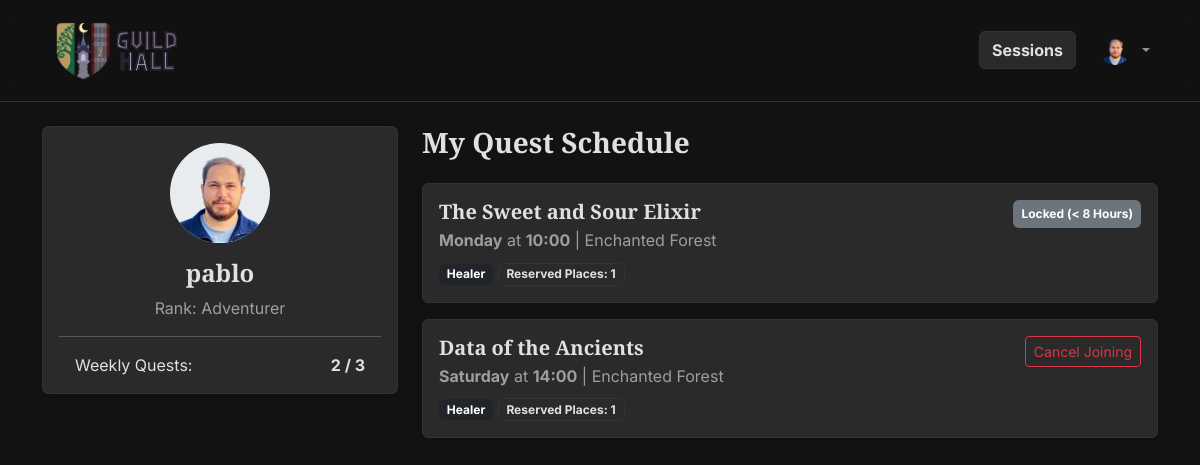
/profile (signed in), run on the app's committed database.
### tables this page shows
CREATE TABLE "users" (
	"UId"	INTEGER,
	"username"	TEXT NOT NULL UNIQUE,
	"password_hash"	TEXT NOT NULL,
	"role"	TEXT NOT NULL,
	"avatar_filename"	TEXT,
	PRIMARY KEY("UId" AUTOINCREMENT)
);

CREATE TABLE "participations" (
	"PId"	INTEGER,
	"SId"	INTEGER NOT NULL,
	"UId"	INTEGER NOT NULL,
	"party_role"	TEXT NOT NULL,
	"places_reserved"	INTEGER NOT NULL,
	PRIMARY KEY("PId" AUTOINCREMENT),
	FOREIGN KEY("SId") REFERENCES "sessions"("SId"),
	FOREIGN KEY("UId") REFERENCES "users"("UId")
);

CREATE TABLE "quests" (
	"QId"	INTEGER,
	"title"	TEXT NOT NULL,
	"duration"	INTEGER NOT NULL,
	"quest_type"	TEXT NOT NULL,
	"difficulty"	TEXT NOT NULL,
	"description"	TEXT,
	"image_filename"	TEXT,
	PRIMARY KEY("QId" AUTOINCREMENT)
);

### app.py (the view)
@app.route('/profile')
@login_required
def profile():
    if current_user.role != AD:
        flash("Guild Masters have a different dashboard.", "info")
        return redirect(url_for('index')) # We will point this to GM Dashboard later
    raw_participations = db.get_user_participations(current_user.UId)
    participations = []
    for row in raw_participations:
        part_dict = dict(row)
        part_dict['is_modifiable'] = util.can_modify_session(
            row['day'], row['start_time'], SIMULATED_DAY, SIMULATED_TIME
        )
        participations.append(part_dict)
    return render_template('adventurer_profile.html', participations=participations)

### app.py (called while the page is built)
@login_manager.user_loader
def load_user(user_id):
    return db.get_user_by_id(user_id)

### db.py (called while the page is built)
def get_db_connection():
    conn = sqlite3.connect('database.db')
    conn.row_factory = sqlite3.Row
    return conn

def get_user_by_id(uid):
    conn = get_db_connection()
    cursor = conn.cursor()
    query = 'SELECT * FROM users WHERE UId = ?'
    cursor.execute(query, (uid,))
    user_row = cursor.fetchone()
    conn.close()
    if user_row:
        return User(id=user_row['UId'],
                    username=user_row['username'],
                    role=user_row['role'],
                    avatar_filename=user_row['avatar_filename'])
    return None

def get_user_participations(user_id):
    conn = get_db_connection()
    query = '''
        SELECT p.PId as participation_id, p.party_role, p.places_reserved,
               s.SId as session_id, s.day, s.start_time, s.location,
               q.title, q.duration, q.quest_type
        FROM participations p
        JOIN sessions s ON p.SId = s.SId
        JOIN quests q ON s.QId = q.QId
        WHERE p.UId = ?
        ORDER BY
        CASE s.day
            WHEN 'Monday' THEN 1
            WHEN 'Tuesday' THEN 2
            WHEN 'Wednesday' THEN 3
            WHEN 'Thursday' THEN 4
            WHEN 'Friday' THEN 5
            WHEN 'Saturday' THEN 6
            WHEN 'Sunday' THEN 7
        END, s.start_time ASC
    '''
    participations = conn.execute(query, (user_id,)).fetchall()
    conn.close()
    return participations

### util.py (called while the page is built)
def get_total_hours(day_str, time_str):
    days = {
        "Monday": 0, "Tuesday": 1, "Wednesday": 2, "Thursday": 3,
        "Friday": 4, "Saturday": 5, "Sunday": 6
    }
    hours, minutes = map(int, time_str.split(':'))
    return (days[day_str] * 24) + hours + (minutes / 60.0)

def can_modify_session(session_day, session_time, current_day, current_time):
    session_total = get_total_hours(session_day, session_time)
    current_total = get_total_hours(current_day, current_time)
    return (session_total - current_total) > 8

### templates/adventurer_profile.html
{% extends 'base.html' %}
{% block content %}
<div class="row">
    <div class="col-md-4 mb-4">
        <div class="card shadow-sm">
            <div class="card-body text-center">
                {% if current_user.avatar_filename %}
                        <img src="{{ url_for('static', filename='images/avatars/' + current_user.avatar_filename) }}" alt="Avatar" class="rounded-circle mb-3 avatar">
                    {% else %}
                        <img src="{{ url_for('static', filename='images/avatars/davatar.jpg') }}" alt="Default Avatar" class="rounded-circle shadow-sm border avatar">
                    {% endif %}
                <h4 class="card-title">{{ current_user.username }}</h4>
                <p class="text-muted mb-1">Rank: Adventurer</p>
                <hr>
                <div class="d-flex justify-content-between px-3">
                    <span>Weekly Quests:</span>
                    <strong>{{ participations|length }} / 3</strong>
                </div>
            </div>
        </div>
    </div>
    <div class="col-md-8">
        <h3 class="mb-4">My Quest Schedule</h3>
        {% if participations %}
            <div class="row row-cols-1 g-3">
                {% for p in participations %}
                    <div class="col">
                        <div class="card shadow-sm border-start border-4 {% if p.is_modifiable %}border-success{% else %}border-secondary{% endif %}">
                            <div class="card-body">
                                <div class="d-flex justify-content-between align-items-start">
                                    <div>
                                        <h5 class="card-title mb-1">{{ p.title }}</h5>
                                        <p class="text-muted mb-2">
                                            <strong>{{ p.day }}</strong> at <strong>{{ p.start_time }}</strong> | {{ p.location }}
                                        </p>
                                        <div class="mt-2">
                                            <span class="badge bg-dark">{{ p.party_role }}</span>
                                            <span class="badge bg-light text-dark border">Reserved Places: {{ p.places_reserved }}</span>
                                        </div>
                                    </div>
                                    <div class="text-end">
                                        {% if p.is_modifiable %}
                                            <form action="{{ url_for('cancel_booking', participation_id=p.participation_id) }}" method="POST" class="d-inline" onsubmit="return confirm('Are you sure you want to cancel your place in this quest?');">
                                                <button type="submit" class="btn btn-outline-danger btn-sm">Cancel Joining</button>
                                            </form>
                                            {% else %}
                                            <span class="badge bg-secondary p-2">Locked (< 8 Hours)</span>
                                        {% endif %}
                                    </div>
                                </div>
                            </div>
                        </div>
                    </div>
                {% endfor %}
            </div>
        {% else %}
            <div class="alert alert-info">
                You have not joined any quests this week. <a href="{{ url_for('index') }}" class="alert-link">Browse the schedule</a> to find an adventure!
            </div>
        {% endif %}
    </div>
</div>
{% endblock %}

### templates/base.html (shortened to what this page needs)
<!DOCTYPE html>
<html lang="en">
<head>
    <link href="https://cdn.jsdelivr.net/npm/bootstrap@5.3.0/dist/css/bootstrap.min.css" rel="stylesheet">
    <link rel="stylesheet" href="{{ url_for('static', filename='css/style.css') }}">
</head>
<body>
    <header>
        {% set is_home = request.endpoint == 'index' %}
        <nav id="{{ 'homeNavbar' if is_home else 'genNavbar' }}"
             class="navbar navbar-expand-lg navbar-dark {{ 'fixed-top navbar-transparent' if is_home else 'sticky-top glass-nav' }}">
            <div class="container">
                <a class="navbar-brand" href="{{ url_for('index') }}">
                    <img src="{{ url_for('static', filename='images/logo.png') }}" alt="Guild Logo" id="logo" class="d-inline-block align-text-top me-2">
                </a>
                <div class="collapse navbar-collapse justify-content-end" id="mobileMenu">
                    <ul class="navbar-nav align-items-lg-center">
                        <li class="nav-item me-lg-3 mb-2 mb-lg-0 {% if current_user.is_authenticated %}d-none d-lg-block{% endif %}">
                            <a class="btn btn-info w-100 text-dark fw-bold" href="{{ url_for('index') }}">Sessions</a>
                        </li>
                        {% if current_user.is_authenticated %}
                            <li class="nav-item dropdown d-none d-lg-block">
                                <a class="nav-link dropdown-toggle d-flex align-items-center justify-content-center" href="#" id="userDropdown" role="button" data-bs-toggle="dropdown" aria-expanded="false">
                                    {% if current_user.avatar_filename %}
                                        <img src="{{ url_for('static', filename='images/avatars/' + current_user.avatar_filename) }}" class="rounded-circle me-2" style="width: 30px; height: 30px; object-fit: cover;">
                                    {% else %}
                                        <img src="{{ url_for('static', filename='images/avatars/davatar.jpg') }}" class="rounded-circle me-2" style="width: 30px; height: 30px; object-fit: cover; background-color: #fff;">
                                    {% endif %}
                                </a>
                            </li>
                        {% endif %}
                    </ul>
                </div>
            </div>
        </nav>
    </header>
    <main class="container my-4">
        {% block content %}{% endblock %}
    </main>
</body>
</html>

### static/css/style.css (style rules this page uses)
:root { --bg-obsidian: #121212; --surface-parchment: #2A2A2A; --text-primary: #E0E0E0; --text-muted: #9E9E9E; --accent-magic: #39FF14; --role-warrior: #DC143C; --role-mage: #00BFFF; --role-healer: #50C878; --border-dim: #333333; }
body { background-color: var(--bg-obsidian); color: var(--text-primary); font-family: 'Inter', sans-serif; }
h1, h2, h3, h4, h5, h6, .navbar-brand { font-family: 'Cinzel', serif; font-weight: 600; color: var(--text-primary); }
p { font-size: 1rem; font-weight: 400; }
.card, .bg-light, .bg-white { background-color: var(--surface-parchment) !important; border: 1px solid var(--border-dim) !important; color: var(--text-primary) !important; }
.text-muted { color: var(--text-muted) !important; }
.avatar { width: 100px; height: 100px; object-fit: cover; background-color: #e9ecef; }
.navbar-brand { padding-top: 0; padding-bottom: 0; }
#logo { max-width: 150px; }
.glass-nav { background-color: rgba(18, 18, 18, 0.95) !important; backdrop-filter: blur(10px); -webkit-backdrop-filter: blur(10px); border-bottom: 1px solid var(--border-dim); }
.navbar .btn-info { background-color: var(--surface-parchment); color: var(--text-primary) !important; border: 1px solid var(--border-dim); transition: all 0.3s ease; }

### data on the page
users: avatar_filename (picture), username "pablo"
participations: title "The Sweet and Sour Elixir", day "Monday", start_time "10:00", location "Enchanted Forest", party_role "Healer", places_reserved "1", shows "Locked (< 8 Hours)"
participations: title "Data of the Ancients", day "Saturday", start_time "14:00", location "Enchanted Forest", party_role "Healer", places_reserved "1"

### other printed values
{{ participations|length }} "2"
